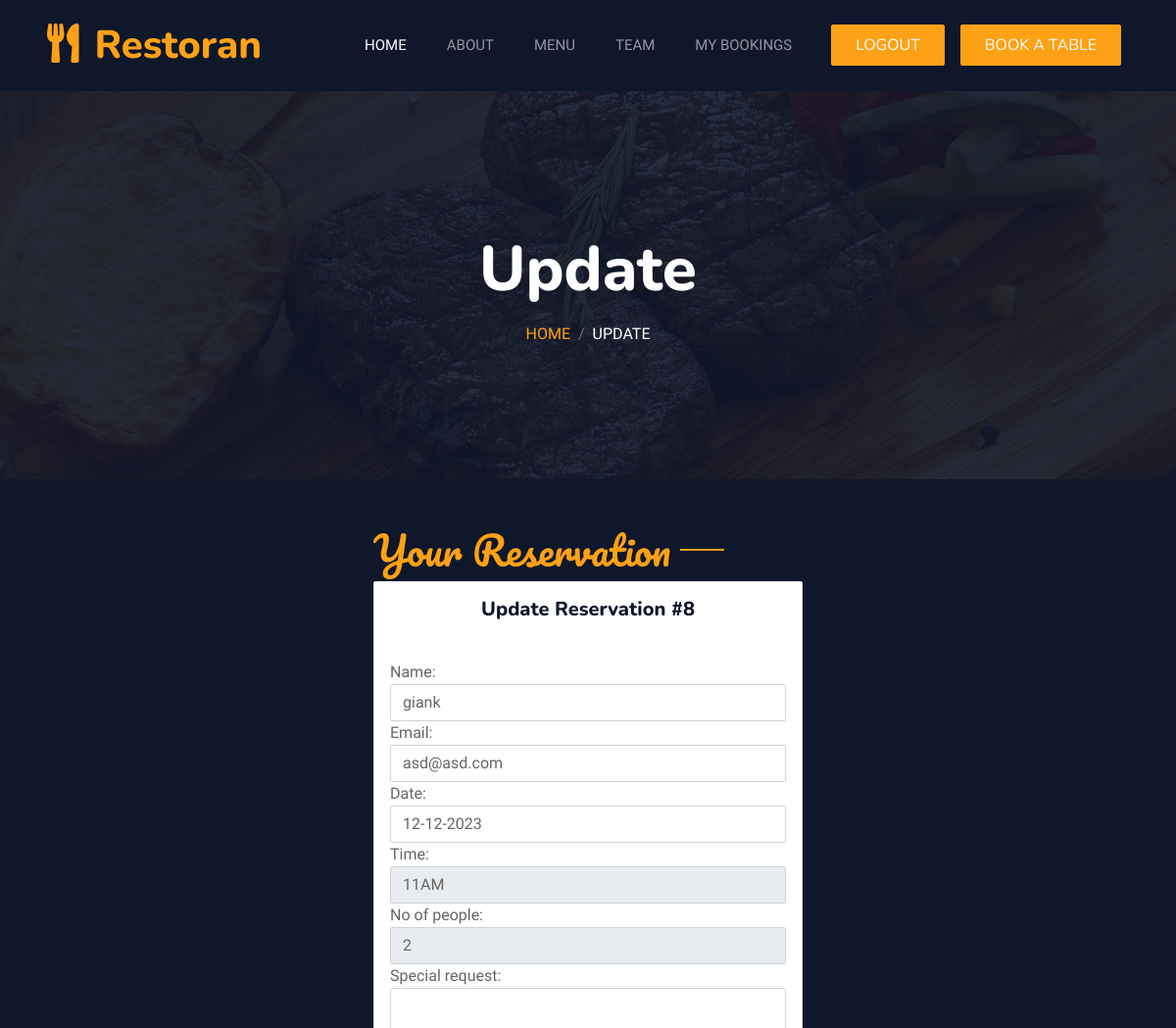
Page /profile/update_list/8/ (signed in, upper part) on the earlier database version.
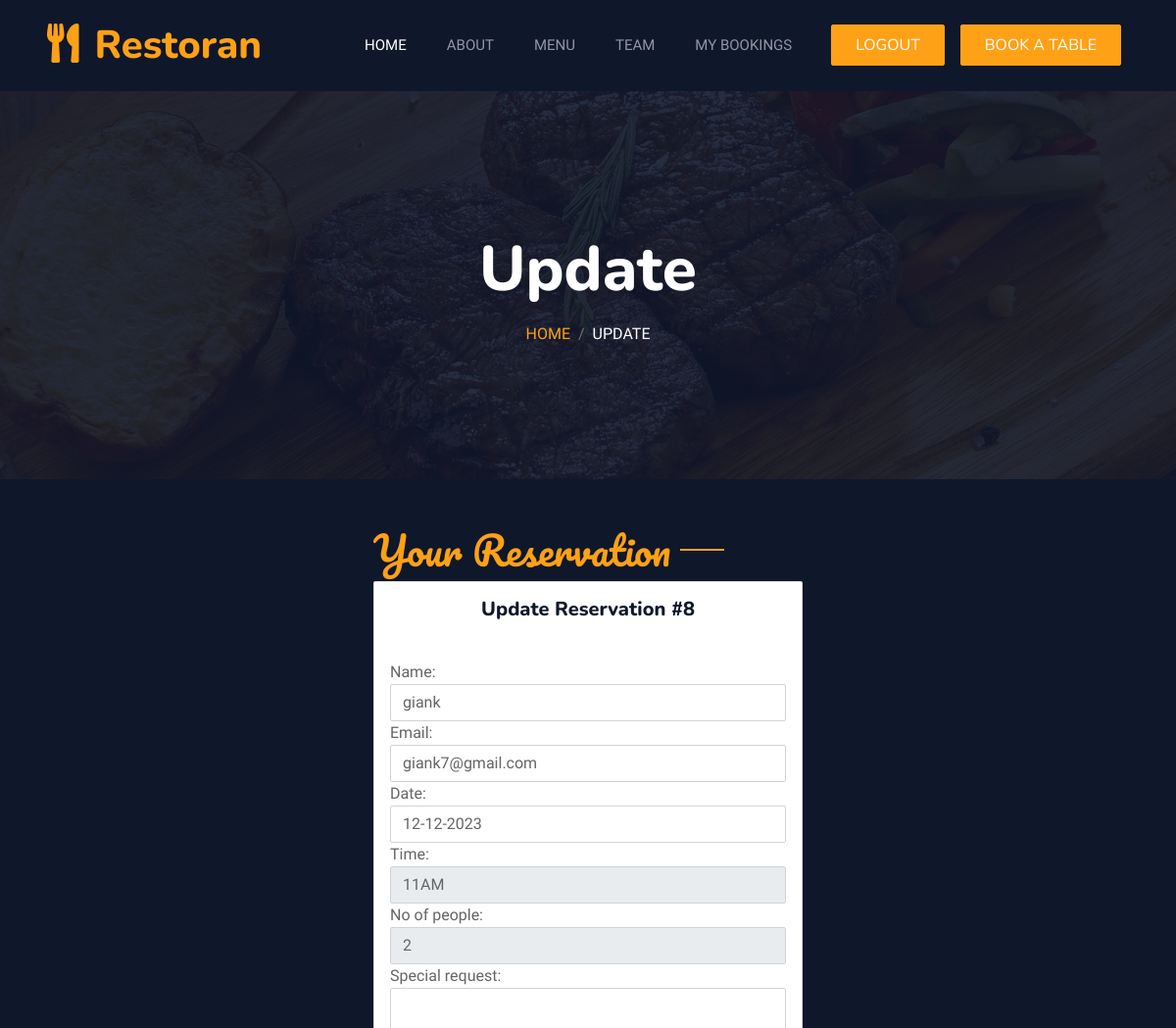
Same page on the later database version.
### profiles/models.py (models this page shows, shortened)
class Reservation(models.Model):
    user = models.ForeignKey(User, on_delete=models.CASCADE)
    name = models.CharField(max_length=255)
    email = models.EmailField()
    date = models.DateField()
    time = models.IntegerField(choices=[
        (9, '9AM'),
        (10, '10AM'),
        (11, '11AM'),
        (12, '12M'),
        (13, '1PM'),
        (14, '2PM'),
        (15, '3PM'),
        (16, '4PM'),
        (17, '5PM'),
        (18, '6PM'),
    ])
    no_of_people = models.IntegerField(choices=[
        (1, '1'),
        (2, '2'),
        (3, '3'),
        (4, '4'),
        (5, '5'),
    ])
    special_request = models.TextField(blank=True)

### profiles/views.py (the view)
# urls.py: path('update_list/<id>/', views.update_list, name='update_list'),
def update_list(request, id):
    reservation = get_object_or_404(Reservation, pk=id)
    form = ReservationForm(request.POST or None, instance=reservation)
    if request.method == 'POST':
        if form.is_valid():
            form.save()
            return redirect('reservation_list')
    return render(request, 'update_reservation.html',
                  {'reservation': reservation,
                   'form': form})

### profiles/forms.py
class ReservationForm(forms.ModelForm):
    date = forms.DateField(
        input_formats=settings.DATE_INPUT_FORMATS,
        help_text="Enter the date in dd-mm-yyyy format"
    )
    class Meta:
        model = Reservation
        fields = ['name', 'email', 'date', 'time',
                  'no_of_people', 'special_request']
    def __init__(self, *args, **kwargs):
        super().__init__(*args, **kwargs)
        self.fields['name'].widget.attrs['class'] = 'form-control'
        self.fields['email'].widget.attrs['class'] = 'form-control'
        self.fields['date'].widget.attrs['class'] = 'form-control'
        self.fields['time'].widget.attrs['class'] = 'form-control'
        self.fields['no_of_people'].widget.attrs['class'] = 'form-control'
        self.fields['special_request'].widget.attrs['class'] = 'form-control'

### profiles/templates/update_reservation.html (shortened to what this page needs)
{% extends "base.html" %}
{% load static %}
{% block content %}
{% if user.is_authenticated %}
{% include 'includes/update_list.html' %}
{% endif %}
{% endblock %}

### templates/includes/update_list.html (shortened to what this page needs)
<div class="container-xxl py-5 bg-dark hero-header">
    <div class="container text-center my-5 pt-5 pb-4">
        <h1 class="display-3 text-white mb-3 animated slideInDown">Update</h1>
        <nav aria-label="breadcrumb">
            <ol class="breadcrumb justify-content-center text-uppercase">
                <li class="breadcrumb-item"><a href="{% url 'home' %}">Home</a></li>
                <li class="breadcrumb-item text-white active" aria-current="page">Update</li>
            </ol>
        </nav>
    </div>
</div>
<div id="reservation" class="container-xxl px-0 wow fadeInUp" data-wow-delay="0.1s">
    <div class="row g-0">
        <div class="col-md-12 bg-dark d-flex align-items-center">
            <div class="mx-auto p-5 wow fadeInUp" data-wow-delay="0.2s">
                <h1 class="section-title ff-secondary text-start text-primary fw-normal">Your Reservation</h1>
                <div class="container-xxl px-0 wow fadeInUp" data-wow-delay="0.1s">
                    <div class="col">
                        <div class="card">
                            <div class="card-body">
                                <h5 class="text-center card-title">Update Reservation #{{ reservation.id }}</h5>
                            </div>
                            <form class="p3" action="" method="POST">
                                <div class="form-group">
                                    <label for="{{ form.name.id_for_label }}">Name:</label>
                                    {{ form.name }}
                                </div>
                                <div class="form-group">
                                    <label for="{{ form.email.id_for_label }}">Email:</label>
                                    {{ form.email }}
                                </div>
                                <div class="form-group">
                                    <label for="id_date">Date:</label>
                                    <input type="text" id="id_date" name="date" value="{{ reservation.date|date:'d-m-Y' }}" class="form-control" required>
                                </div>
                                <div class="form-group">
                                    <label for="{{ form.time.id_for_label }}">Time:</label>
                                    {{ form.time }}
                                </div>
                                <div class="form-group">
                                    <label for="{{ form.no_of_people.id_for_label }}">No of people:</label>
                                    {{ form.no_of_people }}
                                </div>
                                <div class="form-group">
                                    <label for="{{ form.special_request.id_for_label }}">Special request:</label>
                                    {{ form.special_request }}
                                </div>
                            </form>
                        </div>
                    </div>
                </div>
            </div>
        </div>
    </div>
</div>

Differences in the rows shown:
changed Reservation "giank": email "asd@asd.com" → "giank7@gmail.com"
